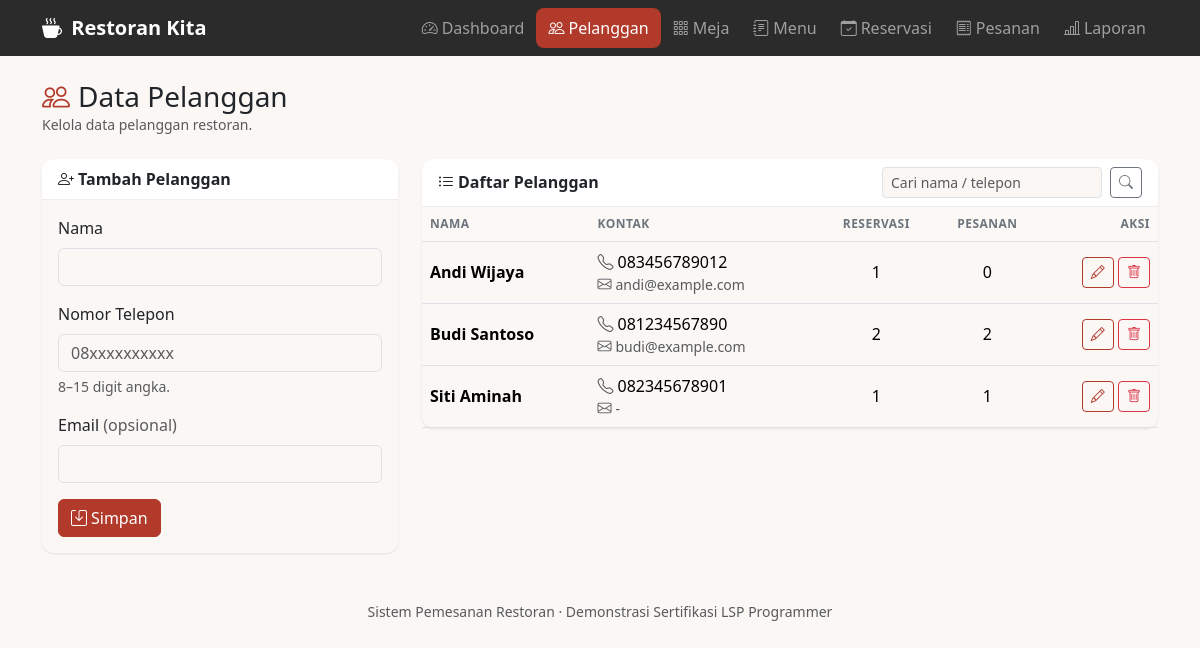
The app's page /index.php?page=customers with its own data.
### tables this page shows
CREATE TABLE customers (
    id INT UNSIGNED AUTO_INCREMENT PRIMARY KEY,
    name VARCHAR(100) NOT NULL,
    phone VARCHAR(20) NOT NULL,
    email VARCHAR(100) NULL,
    created_at DATETIME NOT NULL DEFAULT CURRENT_TIMESTAMP
);

### index.php (called while the page is built, shortened)
<?php
require_once __DIR__ . '/includes/functions.php';
require_once __DIR__ . '/classes/Customer.php';
$page = $_GET['page'] ?? 'dashboard';
try {
    require __DIR__ . '/pages/' . $page . '.php';
} catch (PDOException $e) {
    ob_clean();
    error_log('Kesalahan database: ' . $e->getMessage());
    $pageTitle = 'Terjadi Kesalahan';
    require __DIR__ . '/includes/header.php';
    echo '<div class="alert alert-danger">Terjadi kesalahan saat mengakses database. Silakan coba lagi.</div>';
    require __DIR__ . '/includes/footer.php';
}

### classes/BaseModel.php (called while the page is built, shortened)
<?php
abstract class BaseModel
{
    public function __construct(PDO $db)
    {
        $this->db = $db;
    }
}

### classes/Customer.php (called while the page is built, shortened)
<?php
require_once __DIR__ . '/BaseModel.php';
class Customer extends BaseModel
{
    public function all(string $search = ''): array
    {
        $stmt = $this->db->prepare('
            SELECT c.*,
                   (SELECT COUNT(*) FROM reservations r WHERE r.customer_id = c.id) AS reservation_count,
                   (SELECT COUNT(*) FROM restaurant_orders o WHERE o.customer_id = c.id) AS order_count
            FROM customers c
            WHERE c.name LIKE ? OR c.phone LIKE ?
            ORDER BY c.name');
        $keyword = '%' . $search . '%';
        $stmt->execute([$keyword, $keyword]);
        return $stmt->fetchAll();
    }
}

### pages/customers.php (the view, shortened to what this page needs)
<?php
$customerModel = new Customer($db);
$form = ['id' => '', 'name' => '', 'phone' => '', 'email' => ''];
$search = query('q');
$isEdit = $form['id'] !== '';
$customers = $customerModel->all($search);
require __DIR__ . '/../includes/header.php';
echo pageHeader('Data Pelanggan', 'bi-people', 'Kelola data pelanggan restoran.');
?>
<div class="row g-4">
    <div class="col-lg-4">
        <div class="card">
            <div class="card-header"><i class="bi <?= $isEdit ? 'bi-pencil-square' : 'bi-person-plus' ?> me-1"></i><?= $isEdit ? 'Ubah Pelanggan' : 'Tambah Pelanggan' ?></div>
            <div class="card-body">
                <form method="post">
                    <div class="mb-3">
                        <label for="name" class="form-label">Nama</label>
                        <input type="text" class="form-control" id="name" name="name" maxlength="100" required value="<?= e($form['name']) ?>">
                    </div>
                    <div class="mb-3">
                        <label for="phone" class="form-label">Nomor Telepon</label>
                        <input type="tel" class="form-control" id="phone" name="phone" maxlength="16" required pattern="\+?[0-9]{8,15}" value="<?= e($form['phone']) ?>" placeholder="08xxxxxxxxxx">
                        <div class="form-text">8–15 digit angka.</div>
                    </div>
                    <div class="mb-3">
                        <label for="email" class="form-label">Email <span class="text-muted">(opsional)</span></label>
                        <input type="email" class="form-control" id="email" name="email" maxlength="100" value="<?= e($form['email']) ?>">
                    </div>
                    <button type="submit" class="btn btn-primary"><i class="bi bi-save me-1"></i>Simpan</button>
                </form>
            </div>
        </div>
    </div>
    <div class="col-lg-8">
        <div class="card">
            <div class="card-header d-flex flex-wrap justify-content-between align-items-center gap-2">
                <span><i class="bi bi-list-ul me-1"></i>Daftar Pelanggan</span>
                <form method="get" class="d-flex gap-2" role="search">
                    <input type="search" name="q" class="form-control form-control-sm" placeholder="Cari nama / telepon" value="<?= e($search) ?>" aria-label="Cari pelanggan">
                    <button type="submit" class="btn btn-sm btn-outline-secondary"><i class="bi bi-search"></i></button>
                </form>
            </div>
            <?php if (empty($customers)): ?>
                <?= emptyState($search !== '' ? 'Pelanggan dengan kata kunci "' . $search . '" tidak ditemukan.' : 'Belum ada data pelanggan.') ?>
            <?php else: ?>
                <div class="table-responsive">
                    <table class="table table-hover">
                        <thead>
                        <tr>
                            <th>Nama</th>
                            <th>Kontak</th>
                            <th class="text-center">Reservasi</th>
                            <th class="text-center">Pesanan</th>
                            <th class="text-end">Aksi</th>
                        </tr>
                        </thead>
                        <tbody>
                        <?php foreach ($customers as $customer): ?>
                            <tr>
                                <td class="fw-semibold"><?= e($customer['name']) ?></td>
                                <td>
                                    <div><i class="bi bi-telephone text-muted me-1"></i><?= e($customer['phone']) ?></div>
                                    <div class="small text-muted"><i class="bi bi-envelope me-1"></i><?= e($customer['email'] ?? '-') ?></div>
                                </td>
                                <td class="text-center"><?= (int) $customer['reservation_count'] ?></td>
                                <td class="text-center"><?= (int) $customer['order_count'] ?></td>
                                <td class="text-end text-nowrap">
                                    <a href="<?= e(pageUrl('customers', ['edit' => $customer['id']])) ?>" class="btn btn-sm btn-outline-primary" title="Ubah"><i class="bi bi-pencil"></i></a>
                                    <?= actionButton('delete', (int) $customer['id'], 'Hapus', 'btn-outline-danger', 'Hapus pelanggan ' . $customer['name'] . '?', [], 'bi-trash', true) ?>
                                </td>
                            </tr>
                        <?php endforeach; ?>
                        </tbody>
                    </table>
                </div>
            <?php endif; ?>
        </div>
    </div>
</div>
<?php require __DIR__ . '/../includes/footer.php'; ?>

### includes/functions.php (shortened to what this page needs)
<?php
function e($value): string
{
    return htmlspecialchars((string) $value, ENT_QUOTES, 'UTF-8');
}
function pageHeader(string $title, string $icon, string $subtitle = '', string $actionHtml = ''): string
{
    return '<div class="page-header d-flex flex-wrap justify-content-between align-items-center gap-2 mb-4">'
        . '<div><h1 class="h3 mb-0"><i class="bi ' . e($icon) . ' text-primary me-2"></i>' . e($title) . '</h1>'
        . ($subtitle !== '' ? '<p class="text-muted mb-0 small">' . e($subtitle) . '</p>' : '')
        . '</div>'
        . ($actionHtml !== '' ? '<div class="no-print">' . $actionHtml . '</div>' : '')
        . '</div>';
}
function pageUrl(string $page, array $params = []): string
{
    return 'index.php?' . http_build_query(['page' => $page] + $params);
}
function actionButton(string $action, int $id, string $label, string $btnClass, string $confirmMessage = '', array $extra = [], string $icon = '', bool $iconOnly = false): string
{
    $onsubmit = $confirmMessage !== '' ? ' onsubmit="return confirm(' . e(json_encode($confirmMessage)) . ');"' : '';
    $html = '<form method="post" class="d-inline"' . $onsubmit . '>'
        . '<input type="hidden" name="action" value="' . e($action) . '">'
        . '<input type="hidden" name="id" value="' . $id . '">';
    $iconHtml = $icon !== '' ? '<i class="bi ' . e($icon) . ($iconOnly ? '' : ' me-1') . '"></i>' : '';
    $labelHtml = $iconOnly ? '<span class="visually-hidden">' . e($label) . '</span>' : e($label);
    return $html . '<button type="submit" class="btn btn-sm ' . e($btnClass) . '" title="' . e($label) . '">'
        . $iconHtml . $labelHtml . '</button></form>';
}
function query(string $key, string $default = ''): string
{
    $value = $_GET[$key] ?? $default;
    return is_string($value) ? trim($value) : $default;
}

### assets/css/style.css (style rules this page uses)
:root { --brand: #b23a2b; --brand-dark: #8f2e22; --brand-soft: #fbeae7; --bs-primary: #b23a2b; --bs-primary-rgb: 178, 58, 43; --bs-link-color: #b23a2b; --bs-link-color-rgb: 178, 58, 43; --bs-link-hover-color: #8f2e22; --bs-link-hover-color-rgb: 143, 46, 34; --bs-body-bg: #faf7f5; }
.btn-primary { --bs-btn-bg: var(--brand); --bs-btn-border-color: var(--brand); --bs-btn-hover-bg: var(--brand-dark); --bs-btn-hover-border-color: var(--brand-dark); --bs-btn-active-bg: var(--brand-dark); --bs-btn-active-border-color: var(--brand-dark); --bs-btn-disabled-bg: var(--brand); --bs-btn-disabled-border-color: var(--brand); }
.btn-outline-primary { --bs-btn-color: var(--brand); --bs-btn-border-color: var(--brand); --bs-btn-hover-bg: var(--brand); --bs-btn-hover-border-color: var(--brand); --bs-btn-active-bg: var(--brand-dark); --bs-btn-active-border-color: var(--brand-dark); }
.card { border: 0; border-radius: .75rem; box-shadow: 0 1px 3px rgba(0, 0, 0, .06), 0 1px 2px rgba(0, 0, 0, .04); }
.card-header { background: #fff; border-bottom: 1px solid #f0ebe8; border-radius: .75rem .75rem 0 0 !important; font-weight: 600; }
.table-responsive { position: relative; }
.table { --bs-table-bg: transparent; margin-bottom: 0; }
.table thead th { font-size: .75rem; text-transform: uppercase; letter-spacing: .04em; color: #6c757d; font-weight: 600; background: #fbf8f6; }
.table td, .table th { vertical-align: middle; }

### records on screen
customers: name "Andi Wijaya", phone "083456789012", email "andi@example.com", reservation_count "1", order_count "0"
customers: name "Budi Santoso", phone "081234567890", email "budi@example.com", reservation_count "2", order_count "2"
customers: name "Siti Aminah", phone "082345678901", email "-", reservation_count "1", order_count "1"

### other values on screen
$label "Dashboard"
$label "Pelanggan"
$label "Meja"
$label "Menu"
$label "Reservasi"
$label "Pesanan"
$label "Laporan"
$title "Data Pelanggan"
$subtitle "Kelola data pelanggan restoran."
